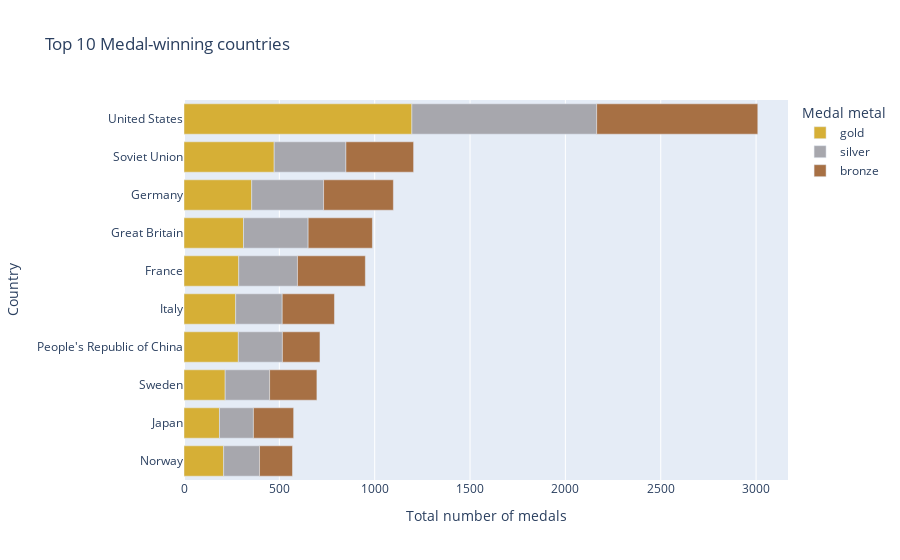

The cell this chart's notebook holds for it:
### Code cell
# TOP 10 MEDAL-WINNING COUNTRIES

df_top_countries = df_medal.groupby('country')[['gold', 'silver', 'bronze', 'total']].sum().reset_index()

df_top_10 = df_top_countries.sort_values(by='total', ascending=False).head(10)

# Creation de la color palette : Codes HEX métal médailles

OLYMPIC_MEDAL_COLOR = {
    'gold': '#d6af36',
    'silver': '#a7a7ad',
    'bronze': '#a77044'
}

fig = px.bar(
    df_top_10,
    x=['gold', 'silver', 'bronze'], 
    y='country',                      
    orientation='h',                  # Graphique en barres horizontales
    title='Top 10 Medal-winning countries',
    labels={'value': 'Nombre de Médailles', 'country': 'Pays', 'variable': 'Type de Médaille'},
    color_discrete_map= OLYMPIC_MEDAL_COLOR
)    

fig.update_layout(
    xaxis_title="Total number of medals",
    yaxis_title="Country",
    legend_title="Medal metal",
    # Pour que le Top 10 soit dans l'ordre du plus grand au plus petit (en haut)
    yaxis={'categoryorder':'total ascending'}
)

fig.show()

### Figure 1 — Plotly figure (JSON) as saved in the notebook; plotly's stock layout.template omitted (floating-point values rounded to 4 significant figures)
{"data": [{"alignmentgroup": "True", "hovertemplate": "Type de Médaille=gold<br>Nombre de Médailles=%{x}<br>Pays=%{y}<extra></extra>", "legendgroup": "gold", "marker": {"color": "#d6af36", "pattern": {"shape": ""}}, "name": "gold", "offsetgroup": "gold", "orientation": "h", "showlegend": true, "textposition": "auto", "type": "bar", "x": [1195, 473, 355, 312, 287, 271, 285, 216, 186, 208], "xaxis": "x", "y": ["United States", "Soviet Union", "Germany", "Great Britain", "France", "Italy", "People's Republic of China", "Sweden", "Japan", "Norway"], "yaxis": "y"}, {"alignmentgroup": "True", "hovertemplate": "Type de Médaille=silver<br>Nombre de Médailles=%{x}<br>Pays=%{y}<extra></extra>", "legendgroup": "silver", "marker": {"color": "#a7a7ad", "pattern": {"shape": ""}}, "name": "silver", "offsetgroup": "silver", "orientation": "h", "showlegend": true, "textposition": "auto", "type": "bar", "x": [969, 376, 377, 339, 308, 244, 231, 233, 178, 188], "xaxis": "x", "y": ["United States", "Soviet Union", "Germany", "Great Britain", "France", "Italy", "People's Republic of China", "Sweden", "Japan", "Norway"], "yaxis": "y"}, {"alignmentgroup": "True", "hovertemplate": "Type de Médaille=bronze<br>Nombre de Médailles=%{x}<br>Pays=%{y}<extra></extra>", "legendgroup": "bronze", "marker": {"color": "#a77044", "pattern": {"shape": ""}}, "name": "bronze", "offsetgroup": "bronze", "orientation": "h", "showlegend": true, "textposition": "auto", "type": "bar", "x": [845, 355, 366, 337, 356, 274, 197, 248, 211, 173], "xaxis": "x", "y": ["United States", "Soviet Union", "Germany", "Great Britain", "France", "Italy", "People's Republic of China", "Sweden", "Japan", "Norway"], "yaxis": "y"}], "layout": {"barmode": "relative", "legend": {"title": {"text": "Medal metal"}, "tracegroupgap": 0}, "title": {"text": "Top 10 Medal-winning countries"}, "xaxis": {"anchor": "y", "domain": [0, 1], "title": {"text": "Total number of medals"}}, "yaxis": {"anchor": "x", "categoryorder": "total ascending", "domain": [0, 1], "title": {"text": "Country"}}}}
